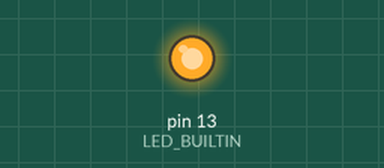
Recording of a sketch running on a simulated Arduino Uno, built with avr-gcc and run on an emulated ATmega328P. On the bench: output pins drawn as LEDs (lit = HIGH). What the sketch prints to the serial monitor is not drawn.

Above: at 0.1 s.
At 10.36 s:
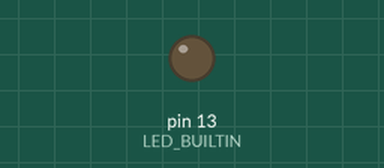
Timing chart, 0 to 10.7 s (numbered marks = the images above):
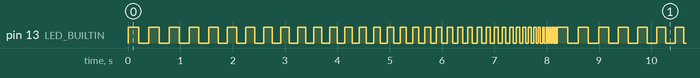

Measured:
- by itself, pin 13 (LED_BUILTIN): moves between LOW and HIGH, repeating every 8.2 s

The sketch:

35-challenge-fix-all-the-bugs.ino
```cpp
void setup() {
  pinMode(LED_BUILTIN, OUTPUT);
  Serial.begin(9600);

  // Count to 10, but replace the number 5 with the word "five"
  for (int i = 1; i <= 10; i++) {
    if (i == 5) {
      Serial.println("five");
    } else {
      Serial.println(i);
    }
  }
}

void loop() {
  int ms = 200;

  // Make the LED flash faster and faster until it appears as
  // a static light. Reset when the delay reaches 0 ms.
  while (ms > 0) {
    digitalWrite(LED_BUILTIN, HIGH);
    delay(ms);
    digitalWrite(LED_BUILTIN, LOW);
    delay(ms);
    ms -= 5;
  }
}
```
